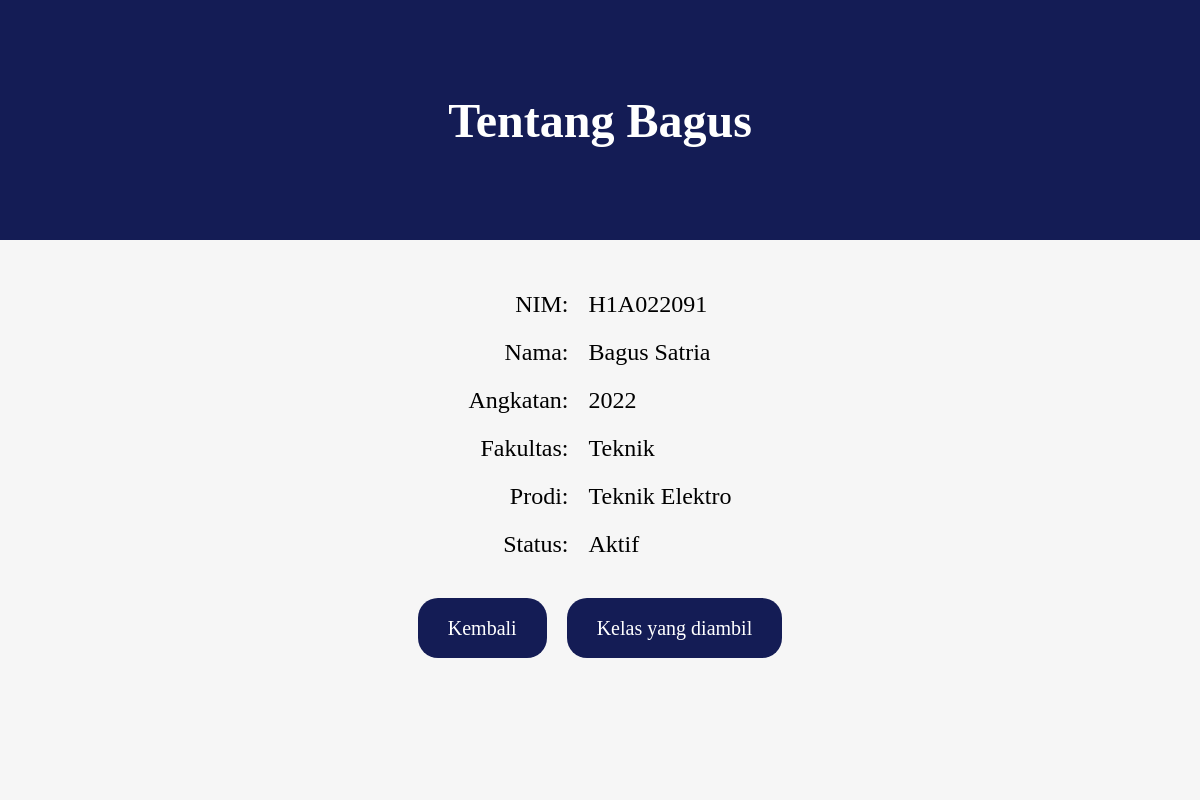
The app's page /tki/details/3 with its own data.
### tki/models.py (models this page shows, shortened)
class Tki(models.Model):
    firstname = models.CharField(max_length=255)
    lastname = models.CharField(max_length=255)
    nim = models.CharField(max_length=255, null=True)
    angkatan = models.CharField(max_length=255, null=True)
    fakultas = models.CharField(max_length=255, null=True)
    prodi = models.CharField(max_length=255, null=True)
    status = models.CharField(max_length=255, null=True)

### tki/views.py (the view)
# urls.py: path('tki/details/<int:id>', views.details, name='details'),
def details(request, id):
  sometki = Tki.objects.get(id=id)
  template = loader.get_template('details.html')
  context = {
    'sometki': sometki,
  }
  return HttpResponse(template.render(context, request))

### tki/templates/details.html (shortened to what this page needs)
{% extends "master.html" %}
{% block content %}
    <div class="header">
        <h1>
            Tentang {{sometki.firstname}}
        </h1>
    </div>
    <div class="bawah">
        <div class="content">
            <div class="form">
                <p>NIM: </p>
                <p>Nama: </p>
                <p>Angkatan: </p>
                <p>Fakultas: </p>
                <p>Prodi: </p>
                <p>Status: </p>
            </div>
            <div class="data">
                <p>{{sometki.nim}}</p>
                <p>{{sometki.firstname}} {{sometki.lastname}}</p>
                <p>{{sometki.angkatan}}</p>
                <p>{{sometki.fakultas}}</p>
                <p>{{sometki.prodi}}</p>
                <p>{{sometki.status}}</p>
            </div>
        </div>
        <div class="tombol">
            <a href="/tki">
                <btn class="back">Kembali</btn>
            </a>
            <a href="{{ sometki.id }}/matkul">
                <btn class="back">Kelas yang diambil</btn>
            </a>
        </div>
    </div>
{% endblock %}

### records on screen
Tki: firstname "Bagus", nim "H1A022091", lastname "Satria", angkatan "2022", fakultas "Teknik", prodi "Teknik Elektro", status "Aktif"
